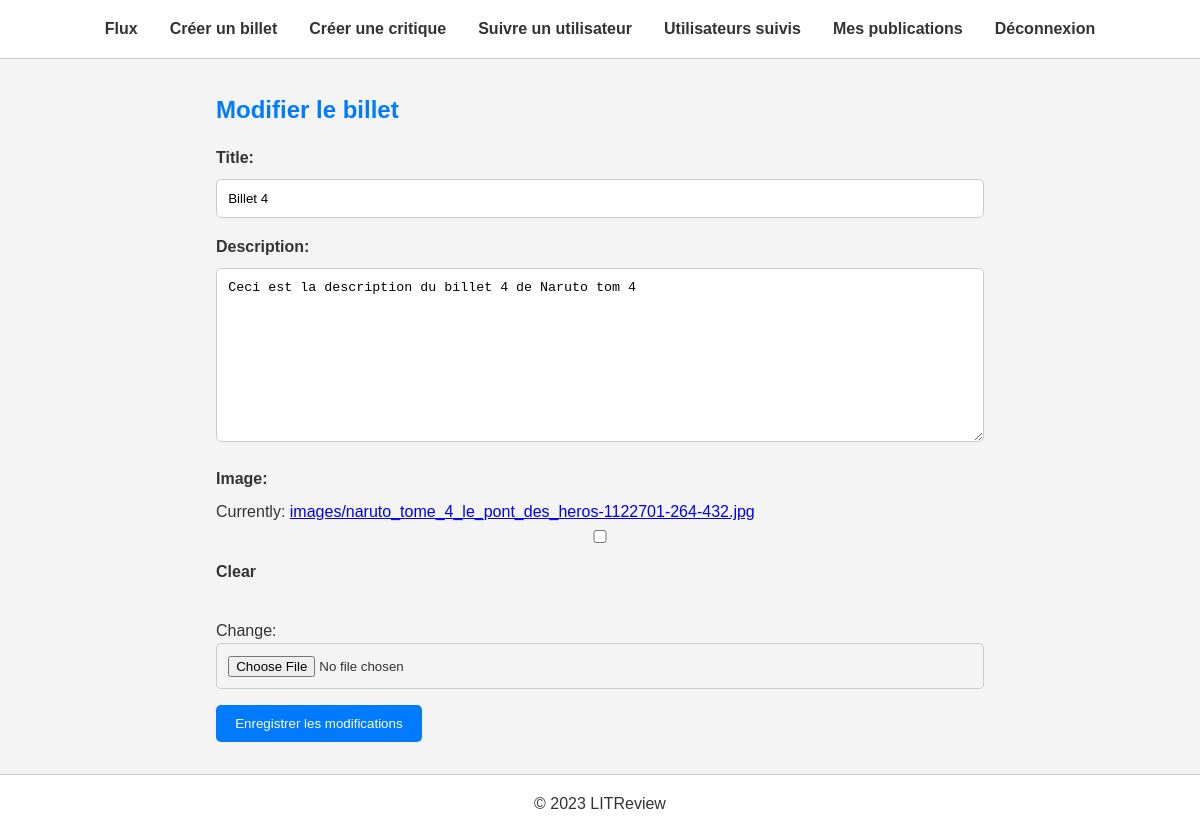
The page /ticket/13/edit/ (signed in) on the database its author committed.
### reviews/models.py (models this page shows, shortened)
class Ticket(models.Model):
    title = models.CharField(max_length=128)
    description = models.TextField(max_length=2048, blank=True)
    user = models.ForeignKey(
        to=settings.AUTH_USER_MODEL, on_delete=models.CASCADE)
    image = models.ImageField(null=True, blank=True, upload_to='images/')
    time_created = models.DateTimeField(auto_now_add=True)

### reviews/views.py (the view)
# urls.py: path('ticket/<int:ticket_id>/edit/', views.edit_ticket, name='edit_ticket'),
@login_required
def edit_ticket(request, ticket_id):
    ticket = get_object_or_404(Ticket, id=ticket_id, user=request.user)
    if request.method == 'POST':
        form = TicketForm(request.POST, request.FILES, instance=ticket)
        if form.is_valid():
            form.save()
            return redirect('feed')
    else:
        form = TicketForm(instance=ticket)
    return render(request, 'reviews/edit_ticket.html', {'form': form})

### reviews/forms.py
class TicketForm(forms.ModelForm):
    class Meta:
        model = Ticket
        fields = ['title', 'description', 'image']

### reviews/templates/reviews/edit_ticket.html (shortened to what this page needs)
{% extends 'reviews/base.html' %}
{% block content %}
<h2>Modifier le billet</h2>
<form method="post" enctype="multipart/form-data">
    {{ form.as_p }}
    <button type="submit">Enregistrer les modifications</button>
</form>
{% endblock %}

### reviews/static/reviews/css/style.css (style rules this page uses)
* { margin: 0; padding: 0; box-sizing: border-box; }
body { font-family: Arial, sans-serif; line-height: 1.6; background-color: #f4f4f4; color: #333; }
h1, h2, h3 { margin-bottom: 1rem; color: #007BFF; }
button, .button { background-color: #007BFF; color: #fff; border: none; padding: 0.7rem 1.2rem; cursor: pointer; border-radius: 5px; text-decoration: none; }
form { margin-bottom: 2rem; }
form label { display: block; margin-bottom: 0.5rem; font-weight: bold; }
form input, form textarea, form select { width: 100%; padding: 0.7rem; margin-bottom: 1rem; border: 1px solid #ccc; border-radius: 5px; }

### rows shown on the page
Ticket: title "Billet 4", description "Ceci est la description du billet 4 de Naruto tom 4"
